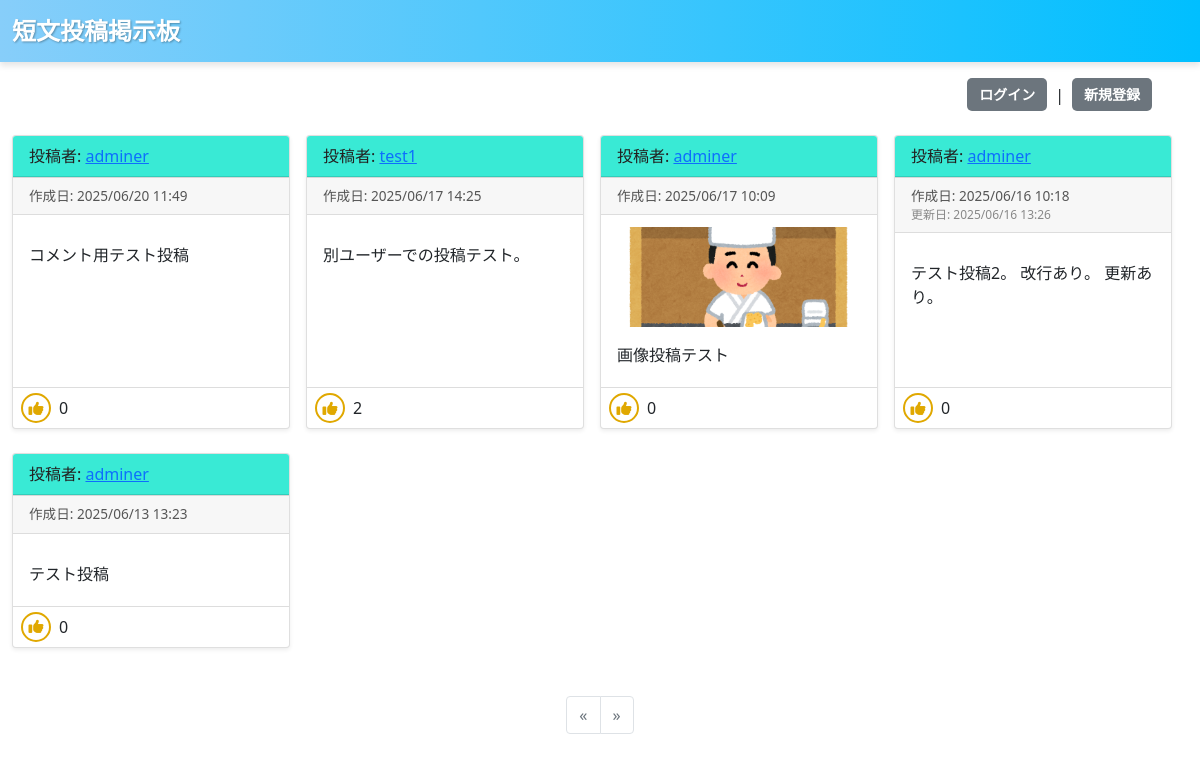
The page / on the database its author committed.
### board/models.py (models this page shows, shortened)
class Post(models.Model):
  author = models.ForeignKey(User, on_delete=models.CASCADE)
  content = models.TextField()
  image = models.ImageField(upload_to='post_images/', blank=True, null=True)
  created_at = models.DateTimeField(auto_now_add=True)
  updated_at = models.DateTimeField(auto_now=True)
  likes = models.ManyToManyField(User, related_name='liked_posts', blank=True)

### board/views.py (the view)
# urls.py: path('', PostListView.as_view(), name='post_list'),
class PostListView(ListView):
    model = Post
    template_name = 'board/post_list.html'
    context_object_name = 'posts'
    ordering = ['-created_at']
    paginate_by = 16 # 1ページに表示する投稿数
    def get_queryset(self):
        queryset = super().get_queryset()
        for post in queryset:
            created = localtime(post.created_at).strftime("%Y%m%d%H%M")
            updated = localtime(post.updated_at).strftime("%Y%m%d%H%M")
            post.is_updated = (created != updated)
            user = self.request.user
            if user.is_authenticated:
                post.is_liked = post.likes.filter(pk=user.pk).exists()
            else:
                post.is_liked = False
        return queryset

### board/templates/board/post_list.html (shortened to what this page needs)
{% extends 'board/base.html' %}
{% block header %}
  <div class='d-flex justify-content-end align-items-center me-5'>
    {% if request.user.is_authenticated %}
      <a href="{% url 'post_create' %}" class="btn btn-new-post btn-sm">新規投稿</a>
      <span class='mx-2'>|</span>
      <form action="{% url 'logout' %}" method="post" style="display:inline;">
        {% csrf_token %}
        <button type="submit" class="btn btn-login-logout btn-sm">ログアウト</button>
      </form>
    {% else %}
      <button type="button" onclick="location.href='{% url 'login' %}'" class="btn btn-login-logout btn-sm">ログイン</button>
      <span class='mx-2'>|</span>
      <buttom type="button" onclick="location.href='{% url 'signup' %}'" class="btn btn-login-logout btn-sm">新規登録</buttom>
    {% endif %}
  </div>
{% endblock header %}
{% block content %}
  <div class='container mt-4' style='max-width: 1200px;'>
    <div class='d-flex flex-wrap'>
      {% for post in posts %}
        {% include 'board/post_card.html' %}
      {% empty %}
        <p class="text-center">投稿はありません。</p>
      {% endfor %}
    </div>
  </div>
  {% include 'board/pagination.html' %}
{% endblock content %}

### board/templates/board/post_card.html
<div class='d-flex justify-content-center me-3 mb-4' style='flex: 0 0 calc(25% - 1rem); min-width: 250px; max-width: 300px'>
  {% include 'board/post_card_list.html' %}
</div>

### board/templates/board/post_card_list.html (shortened to what this page needs)
<div class="card shadow-sm h-100 d-flex flex-column position-relative post-card" style="width: 100%;">
  <div class="card-header custom-card-header">
    投稿者: <a href="{% url 'user_posts' post.author.username %}">{{ post.author }}</a>
  </div>
  <div class="card-footer text-muted">
    <div class="post-dates">
      <div class="created-date">作成日: {{ post.created_at|date:"Y/m/d H:i" }}</div>
      {% if post.is_updated %}
        <div class="updated-date">更新日: {{ post.updated_at|date:"Y/m/d H:i" }}</div>
      {% endif %}
    </div>
  </div>
  {% if post.image %}
    <a href="{{ post.image.url }}" target="_blank" rel="noopener noreferrer" style="display: block; max-height: 100px; overflow: hidden;">
      <img src="{{ post.image.url }}" alt="投稿画像"
           style="height: 100px; width: 100%; object-fit: cover; display: block;">
    </a>
  {% endif %}
  <div class="card-body post-detail-trigger" data-post-id="{{ post.pk }}" style="cursor:pointer; flex-grow: 1;">
    <p class="card-text">{{ post.content|truncatechars:100 }}</p>
  </div>
  <div class="operation-area d-flex justify-content-between align-items-center">
    <div class="like-wrapper d-flex align-items-center">
      <button type="button" class="btn-like {% if post.is_liked %}liked{% endif %}" data-post-id="{{ post.pk }}">
        {% if post.is_liked %}
          <i class="fas fa-check"></i>
        {% else %}
          <i class="fas fa-thumbs-up"></i>
        {% endif %}
      </button>
      <span class="like-count ms-2">{{ post.likes.count }}</span>
    </div>
  </div>
</div>

### board/static/board/css/custom.css (style rules this page uses)
.custom-card-header { background-color: #39ead5; color: #231f1f; }
.post-dates { display: flex; flex-direction: column; align-items: flex-start; }
.post-dates .created-date { font-size: 0.85rem; color: #555; }
.post-dates .updated-date { font-size: 0.75rem; color: #888; }
.card-footer { border-bottom: 1px solid #ddd; margin-bottom: 12px; padding-bottom: 8px; }
.btn-login-logout { background-color: #6c757d; color: white; border: none; padding: 6px 12px; border-radius: 5px; font-weight: 600; cursor: pointer; transition: background-color 0.3s ease; }
.btn-like { background-color: #fff; border: 2px solid #e0a800; color: #e0a800; width: 30px; height: 30px; border-radius: 50%; display: flex; justify-content: center; align-items: center; cursor: pointer; font-size: 15px; transition: background-color 0.3s ease; padding: 0; }
.operation-area { display: flex; justify-content: space-between; align-items: center; padding: 4px 8px; border-top: 1px solid #ddd; margin-top: 4px; }

### rows shown on the page
Post: author "adminer", created_at "2025/06/20 11:49", content "コメント用テスト投稿", likes.count "0"
Post: author "test1", created_at "2025/06/17 14:25", content "別ユーザーでの投稿テスト。", likes.count "2"
Post: author "adminer", created_at "2025/06/17 10:09", image (picture), content "画像投稿テスト", likes.count "0"
Post: author "adminer", created_at "2025/06/16 10:18", updated_at "2025/06/16 13:26", content "テスト投稿2。 改行あり。 更新あり。", likes.count "0"
Post: author "adminer", created_at "2025/06/13 13:23", content "テスト投稿", likes.count "0"
